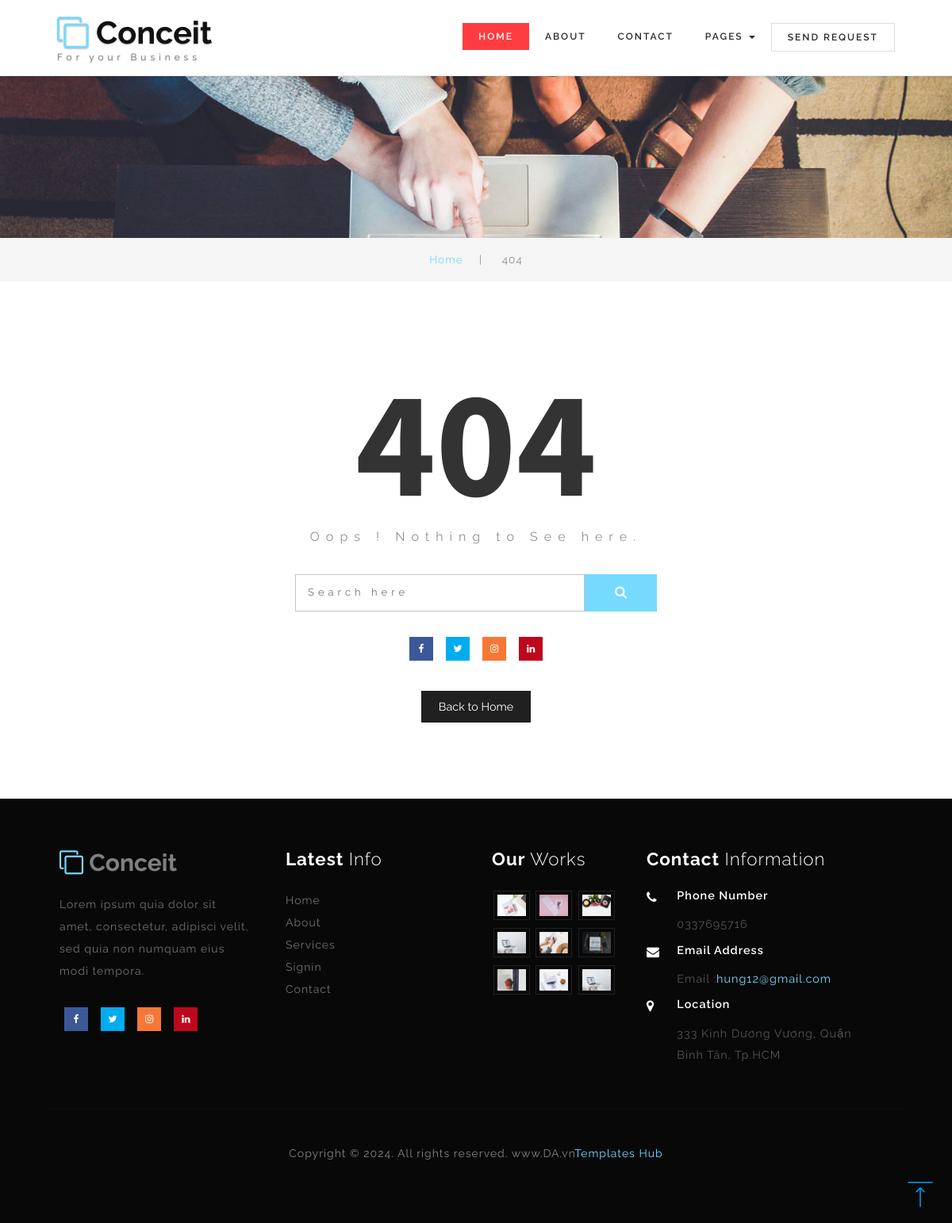
Page /404.php on the committed database.
### tables this page shows
CREATE TABLE `settings` (
  `id` int(11) NOT NULL,
  `site_name` varchar(100) NOT NULL,
  `site_logo` varchar(100) NOT NULL,
  `site_favicon` varchar(100) NOT NULL,
  `site_map` text NOT NULL,
  `site_timezone` varchar(100) NOT NULL,
  `site_footer` varchar(100) NOT NULL,
  `contact_phone` varchar(100) NOT NULL,
  `contact_address` varchar(100) NOT NULL,
  `contact_email` varchar(100) NOT NULL,
  `created_at` datetime NOT NULL DEFAULT current_timestamp(),
  `updated_at` datetime NOT NULL DEFAULT current_timestamp()
);

### Admin/database/settings.php (called while the page is built, shortened)
<?php
class settings{
	private $table = "settings";
	private $conn;
	public $id;
	public function __construct($db){
		$this->conn = $db;
	}
	public function read(){
		$sql = "SELECT * FROM $this->table
				WHERE id = :get_id";
		$stmt = $this->conn->prepare($sql);
		$stmt->bindParam(":get_id",$this->id);
		$stmt->execute();
		if($stmt->rowCount()>0){
			$row = $stmt->fetch();
			$this->site_footer = $row['site_footer'];
			$this->contact_email = $row['contact_email'];
			$this->contact_phone = $row['contact_phone'];
			$this->contact_address = $row['contact_address'];
		}
	}
}
?>

### 404.php (the view, shortened to what this page needs)
<?php
include "Admin/database/settings.php";
$database = new database();
$db = $database->connect();
$settings = new settings($db);
$settings->id = 1;
$settings->read();
?>
<!DOCTYPE html>
<html>
<head>
	<link href="css/bootstrap.css" rel="stylesheet" type="text/css" media="all" />
	<link href="css/style.css" rel="stylesheet" type="text/css" media="all" />
	<link href="css/font-awesome.css" rel="stylesheet">
</head>
<body>
<body>
<div class="top_header" id="home">
	<nav class="navbar navbar-default navbar-fixed-top">
		<?php include 'includes/header.php' ?>
	</nav>
	</div>
	<div class="banner_inner_con">
	</div>
	<div class="services-breadcrumb">
		<div class="inner_breadcrumb">
			<ul class="short">
				<li><a href="index.php">Home</a><span>|</span></li>
				<li>404</li>
			</ul>
		</div>
	</div>
<div class="banner_bottom">
		<div class="container">
<div class="error-404">
				<h4>404</h4>
				<p>Oops ! Nothing to See here.</p>
				<form action="#" method="post">
					<input class="serch" type="search" name="serch" placeholder="Search here" required="">
					<button class="btn1"><i class="fa fa-search" aria-hidden="true"></i></button>
					<div class="clearfix"> </div>
				</form>
				<div class="error social-icons">
					<ul class="social-nav model-3d-0 footer-social social two">
					<li>
						<a href="#" class="facebook">
							<div class="front"><i class="fa fa-facebook" aria-hidden="true"></i></div>
						</a>
					</li>
					<li>
						<a href="#" class="twitter">
							<div class="front"><i class="fa fa-twitter" aria-hidden="true"></i></div>
						</a>
					</li>
					<li>
						<a href="#" class="instagram">
							<div class="front"><i class="fa fa-instagram" aria-hidden="true"></i></div>
						</a>
					</li>
					<li>
						<a href="#" class="pinterest">
							<div class="front"><i class="fa fa-linkedin" aria-hidden="true"></i></div>
						</a>
					</li>
				</ul>
				</div>
				<a class="b-home" href="index.php">Back to Home</a>
			</div>
		</div>
	</div>
	<?php include 'includes/footer.php' ?>
	<a href="#home" class="scroll" id="toTop" style="display: block;"> <span id="toTopHover" style="opacity: 1;"> </span></a>
</body>
</html>

### includes/footer.php (shortened to what this page needs)
<div class="footer">
	<div class="footer_inner_info_w3ls_agileits">
		<div class="col-md-3 footer-left">
			<h2><a href="index.html"><i class="fa fa-clone" aria-hidden="true"></i> Conceit </a></h2>
			<p>Lorem ipsum quia dolor sit amet, consectetur, adipisci velit, sed quia non numquam eius modi tempora.</p>
			<ul class="social-nav model-3d-0 footer-social social two">
				<li>
					<a href="#" class="facebook">
						<div class="front"><i class="fa fa-facebook" aria-hidden="true"></i></div>
					</a>
				</li>
				<li>
					<a href="#" class="twitter">
						<div class="front"><i class="fa fa-twitter" aria-hidden="true"></i></div>
					</a>
				</li>
				<li>
					<a href="#" class="instagram">
						<div class="front"><i class="fa fa-instagram" aria-hidden="true"></i></div>
					</a>
				</li>
				<li>
					<a href="#" class="pinterest">
						<div class="front"><i class="fa fa-linkedin" aria-hidden="true"></i></div>
					</a>
				</li>
			</ul>
		</div>
		<div class="col-md-9 footer-right">
			<div class="sign-grds">
				<div class="col-md-4 sign-gd">
					<h4>Latest <span>Info</span> </h4>
					<ul>
						<li><a href="index.html">Home</a></li>
						<li><a href="about.html">About</a></li>
						<li><a href="404.html">Services</a></li>
						<li><a href="signin.html">Signin</a></li>
						<li><a href="contact.html">Contact</a></li>
					</ul>
				</div>
				<div class="col-md-3 sign-gd flickr-post">
					<h4>Our <span>Works</span></h4>
					<ul>
						<li><a href="single.html"><img src="images/g1.jpg" alt=" " class="img-responsive" /></a></li>
						<li><a href="single.html"><img src="images/g2.jpg" alt=" " class="img-responsive" /></a></li>
						<li><a href="single.html"><img src="images/g3.jpg" alt=" " class="img-responsive" /></a></li>
						<li><a href="single.html"><img src="images/g4.jpg" alt=" " class="img-responsive" /></a></li>
						<li><a href="single.html"><img src="images/g5.jpg" alt=" " class="img-responsive" /></a></li>
						<li><a href="single.html"><img src="images/g6.jpg" alt=" " class="img-responsive" /></a></li>
						<li><a href="single.html"><img src="images/g7.jpg" alt=" " class="img-responsive" /></a></li>
						<li><a href="single.html"><img src="images/g8.jpg" alt=" " class="img-responsive" /></a></li>
						<li><a href="single.html"><img src="images/g4.jpg" alt=" " class="img-responsive" /></a></li>
					</ul>
				</div>
				<div class="col-md-5 sign-gd-two">
					<h4>Contact <span>Information</span></h4>
					<div class="address">
						<div class="address-grid">
							<div class="address-left">
								<i class="fa fa-phone" aria-hidden="true"></i>
							</div>
							<div class="address-right">
								<h6>Phone Number</h6>
								<p><?php echo $settings->contact_phone ?></p>
							</div>
							<div class="clearfix"> </div>
						</div>
						<div class="address-grid">
							<div class="address-left">
								<i class="fa fa-envelope" aria-hidden="true"></i>
							</div>
							<div class="address-right">
								<h6>Email Address</h6>
								<p>Email :<a href="mailto:example@email.com"><?php echo $settings->contact_email ?></a></p>
							</div>
							<div class="clearfix"> </div>
						</div>
						<div class="address-grid">
							<div class="address-left">
								<i class="fa fa-map-marker" aria-hidden="true"></i>
							</div>
							<div class="address-right">
								<h6>Location</h6>
								<p><?php echo $settings->contact_address ?></p>
							</div>
							<div class="clearfix"> </div>
						</div>
					</div>
				</div>
				<div class="clearfix"></div>
			</div>
		</div>
		<div class="clearfix"></div>
		<p class="copy-right"><?php echo $settings->site_footer ?><a target="_blank" href="https://www.templateshub.net">Templates Hub</a></p>
	</div>
</div>

### rows in the picture
settings: contact_phone "0337695716", contact_email "hung12@gmail.com", contact_address "333 Kinh Dương Vương, Quận Bình Tân, Tp.HCM", site_footer "Copyright © 2024. All rights reserved. www.DA.vn"
